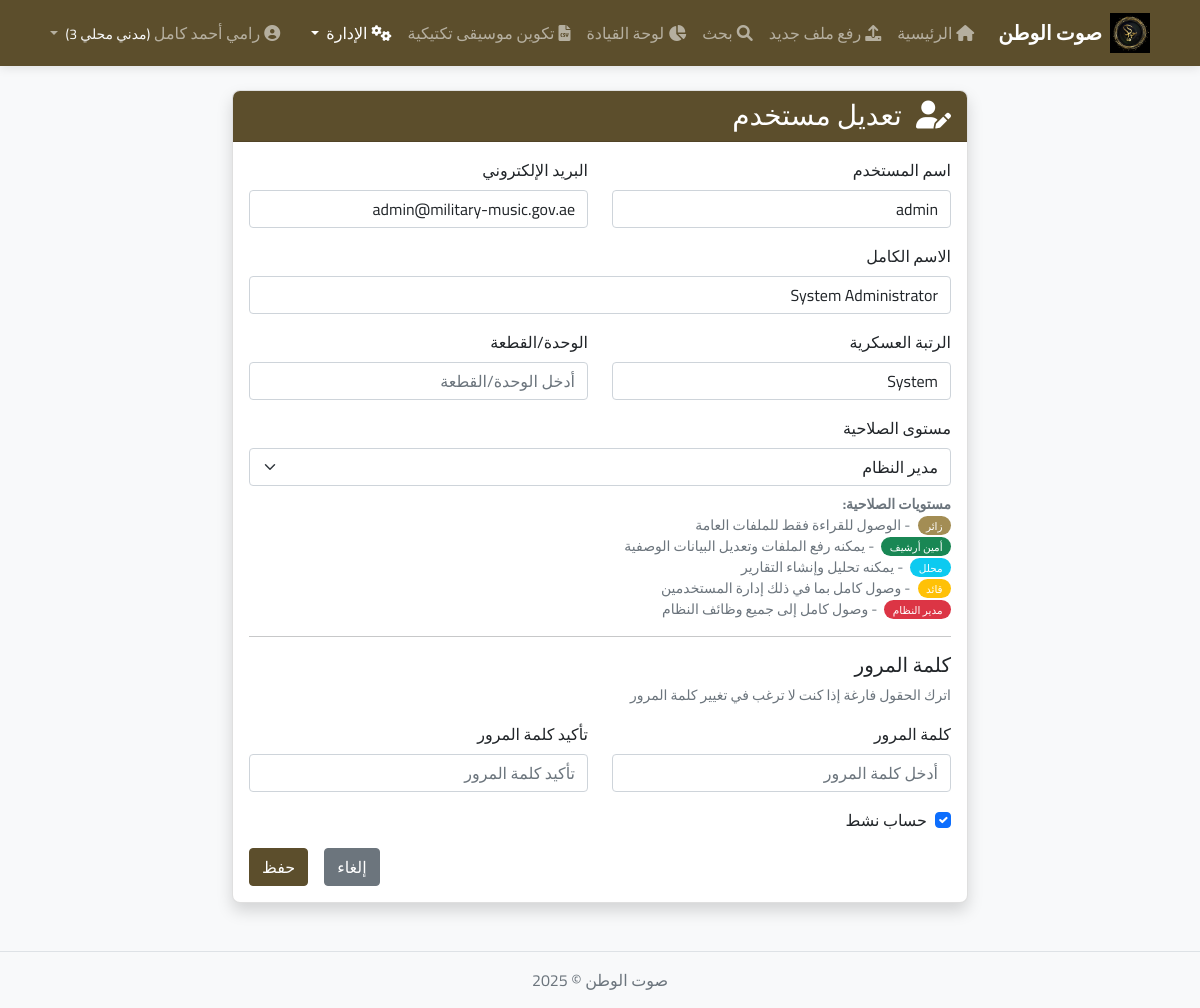
The app's page /admin/users/edit/1 (signed in) with its own data.
### database.py (models this page shows, shortened)
class User(Base, UserMixin):
    __tablename__ = 'users'
    id = Column(Integer, primary_key=True)
    username = Column(String(50), unique=True, nullable=False, index=True)
    email = Column(String(100), unique=True, nullable=False)
    password_hash = Column(String(255), nullable=False)
    full_name = Column(String(100), nullable=False)
    rank = Column(String(50))
    unit = Column(String(100))
    access_level = Column(Enum(AccessLevel), default=AccessLevel.VISITOR)
    is_active = Column(Boolean, default=True)
    created_at = Column(DateTime, default=datetime.utcnow)
    last_login = Column(DateTime)
    uploaded_files = relationship("MusicFile", back_populates="uploader")

### app.py (the view)
@app.route('/admin/users/edit/<int:user_id>', methods=['GET', 'POST'])
@login_required
def edit_user_admin(user_id):
    if current_user.access_level.value < AccessLevel.COMMANDER.value:
        flash('ليس لديك صلاحية للوصول إلى إدارة المستخدمين', 'danger')
        return redirect(url_for('index'))
    session = Session()
    user = session.query(User).filter(User.id == user_id).first()
    if not user:
        session.close()
        flash('المستخدم غير موجود', 'danger')
        return redirect(url_for('admin_users'))
    if user.access_level.value > current_user.access_level.value and current_user.access_level != AccessLevel.ADMIN:
        session.close()
        flash('لا يمكنك تعديل حساب مستخدم ذو صلاحيات أعلى', 'danger')
        return redirect(url_for('admin_users'))
    form = AdminUserForm(obj=user)
    form.user_id = user_id  # Pass the user ID to form validators
    if request.method == 'GET':
        form.access_level.data = user.access_level.value
        form.is_active.data = user.is_active
    if form.validate_on_submit():
        try:
            access_level = AccessLevel(form.access_level.data) if isinstance(form.access_level.data, int) else user.access_level
            user.username = form.username.data
            user.email = form.email.data
            user.full_name = form.full_name.data
            user.rank = form.rank.data
            user.unit = form.unit.data
            user.access_level = access_level
            user.is_active = form.is_active.data
            if form.password.data:
                user.set_password(form.password.data)
            session.commit()
            flash('تم تحديث بيانات المستخدم بنجاح', 'success')
            return redirect(url_for('admin_users'))
        except Exception as e:
            session.rollback()
            flash(f'حدث خطأ: {str(e)}', 'danger')
        finally:
            session.close()
    else:
        session.close()
    return render_template('admin_user_form.html', form=form, user=user)

### forms.py (shortened to what this page needs)
class AdminUserForm(FlaskForm):
    username = StringField('اسم المستخدم', validators=[DataRequired(), Length(min=4, max=25)])
    email = StringField('البريد الإلكتروني', validators=[DataRequired(), Email()])
    full_name = StringField('الاسم الكامل', validators=[DataRequired()])
    rank = StringField('الرتبة العسكرية')
    unit = StringField('الوحدة/القطعة')
    password = PasswordField('كلمة المرور', validators=[Length(min=8)])
    password2 = PasswordField('تأكيد كلمة المرور', validators=[EqualTo('password')])
    access_level = SelectField('مستوى الصلاحية', coerce=int)
    is_active = BooleanField('حساب نشط', default=True)
    submit = SubmitField('حفظ')
    def __init__(self, *args, **kwargs):
        super(AdminUserForm, self).__init__(*args, **kwargs)
        self.access_level.choices = [
            (AccessLevel.VISITOR.value, 'زائر'),
            (AccessLevel.ARCHIVIST.value, 'أمين أرشيف'),
            (AccessLevel.ANALYST.value, 'محلل'),
            (AccessLevel.COMMANDER.value, 'قائد'),
            (AccessLevel.ADMIN.value, 'مدير النظام')
        ]

### app.py (called while the page is built)
@login_manager.user_loader
def load_user(user_id):
    return get_user_by_id(int(user_id))

@app.context_processor
def inject_now():
    return {'now': datetime.utcnow()}

### database.py (called while the page is built)
def get_user_by_id(user_id):
    session = Session()
    try:
        user = session.query(User).filter(User.id == user_id).first()
        return user
    finally:
        session.close()

### templates/admin_user_form.html (shortened to what this page needs)
{% extends "base.html" %}
{% block content %}
<div class="row justify-content-center">
    <div class="col-md-8">
        <div class="card shadow">
            <div class="card-header bg-primary text-white">
                <h3 class="mb-0">
                    <i class="fas {% if not user %}fa-user-plus{% else %}fa-user-edit{% endif %} me-2"></i>
                    {{ 'إضافة مستخدم جديد' if not user else 'تعديل مستخدم' }}
                </h3>
            </div>
            <div class="card-body">
                <form method="POST">
                    <div class="row mb-3">
                        <div class="col-md-6">
                            <label for="username" class="form-label">اسم المستخدم</label>
                            {{ form.username(class="form-control", placeholder="أدخل اسم المستخدم") }}
                        </div>
                        <div class="col-md-6">
                            <label for="email" class="form-label">البريد الإلكتروني</label>
                            {{ form.email(class="form-control", placeholder="أدخل البريد الإلكتروني") }}
                        </div>
                    </div>
                    <div class="mb-3">
                        <label for="full_name" class="form-label">الاسم الكامل</label>
                        {{ form.full_name(class="form-control", placeholder="أدخل الاسم الكامل") }}
                    </div>
                    <div class="row mb-3">
                        <div class="col-md-6">
                            <label for="rank" class="form-label">الرتبة العسكرية</label>
                            {{ form.rank(class="form-control", placeholder="أدخل الرتبة العسكرية") }}
                        </div>
                        <div class="col-md-6">
                            <label for="unit" class="form-label">الوحدة/القطعة</label>
                            {{ form.unit(class="form-control", placeholder="أدخل الوحدة/القطعة") }}
                        </div>
                    </div>
                    <div class="mb-3">
                        <label for="access_level" class="form-label">مستوى الصلاحية</label>
                        {{ form.access_level(class="form-select") }}
                        <div class="form-text text-muted mt-2">
                            <strong>مستويات الصلاحية:</strong><br>
                            <span class="badge bg-secondary me-1">زائر</span> - الوصول للقراءة فقط للملفات العامة<br>
                            <span class="badge bg-success me-1">أمين أرشيف</span> - يمكنه رفع الملفات وتعديل البيانات الوصفية<br>
                            <span class="badge bg-info me-1">محلل</span> - يمكنه تحليل وإنشاء التقارير<br>
                            <span class="badge bg-warning me-1">قائد</span> - وصول كامل بما في ذلك إدارة المستخدمين<br>
                            <span class="badge bg-danger me-1">مدير النظام</span> - وصول كامل إلى جميع وظائف النظام
                        </div>
                    </div>
                    <hr>
                    <h5>كلمة المرور</h5>
                    {% if user %}
                    <p class="text-muted small">اترك الحقول فارغة إذا كنت لا ترغب في تغيير كلمة المرور</p>
                    {% endif %}
                    <div class="row mb-3">
                        <div class="col-md-6">
                            <label for="password" class="form-label">كلمة المرور</label>
                            {{ form.password(class="form-control", placeholder="أدخل كلمة المرور") }}
                        </div>
                        <div class="col-md-6">
                            <label for="password2" class="form-label">تأكيد كلمة المرور</label>
                            {{ form.password2(class="form-control", placeholder="تأكيد كلمة المرور") }}
                        </div>
                    </div>
                    <div class="mb-3 form-check">
                        {{ form.is_active(class="form-check-input") }}
                        <label class="form-check-label" for="is_active">حساب نشط</label>
                    </div>
                    <div class="d-grid gap-2 d-md-flex justify-content-md-end">
                        <a href="{{ url_for('admin_users') }}" class="btn btn-secondary me-md-2">إلغاء</a>
                        {{ form.submit(class="btn btn-primary") }}
                    </div>
                </form>
            </div>
        </div>
    </div>
</div>
{% endblock %}

### templates/base.html (shortened to what this page needs)
<!DOCTYPE html>
<html lang="ar" dir="rtl">
<head>
    <link rel="stylesheet" href="https://cdn.jsdelivr.net/npm/bootstrap@5.0.2/dist/css/bootstrap.rtl.min.css">
    <link rel="stylesheet" href="https://cdnjs.cloudflare.com/ajax/libs/font-awesome/6.0.0-beta3/css/all.min.css">
    <link rel="stylesheet" href="{{ url_for('static', filename='css/style.css') }}">
</head>
<body>
    <nav class="navbar navbar-expand-lg navbar-dark bg-primary">
        <div class="container">
            <a class="navbar-brand d-flex align-items-center" href="{{ url_for('index') }}">
                <img src="{{ url_for('static', filename='images/Logo.jpg') }}" alt="شعار النظام" class="app-logo me-2">
                <span>صوت الوطن</span>
            </a>
            <div class="collapse navbar-collapse" id="navbarNav">
                <ul class="navbar-nav me-auto mb-2 mb-lg-0">
                    <li class="nav-item">
                        <a class="nav-link {% if request.path == url_for('index') %}active{% endif %}" href="{{ url_for('index') }}">
                            <i class="fas fa-home me-1"></i>الرئيسية
                        </a>
                    </li>
                    {% if current_user.is_authenticated and current_user.access_level.value >= 10 %}
                    <li class="nav-item">
                        <a class="nav-link {% if request.path == url_for('upload_file') %}active{% endif %}" href="{{ url_for('upload_file') }}">
                            <i class="fas fa-upload me-1"></i>رفع ملف جديد
                        </a>
                    </li>
                    {% endif %}
                    <li class="nav-item">
                        <a class="nav-link {% if request.path == url_for('search') %}active{% endif %}" href="{{ url_for('search') }}">
                            <i class="fas fa-search me-1"></i>بحث
                        </a>
                    </li>
                    {% if current_user.is_authenticated and current_user.access_level.value >= 20 %}
                    <li class="nav-item">
                        <a class="nav-link {% if request.path.startswith(url_for('dashboard_blueprint.index_dashboard')) %}active{% endif %}" href="{{ url_for('dashboard_blueprint.index_dashboard') }}">
                            <i class="fas fa-chart-pie me-1"></i>لوحة القيادة
                        </a>
                    </li>
                    {% endif %}
                    {% if current_user.is_authenticated and current_user.access_level.value >= 10 %}
                    <li class="nav-item">
                        <a class="nav-link {% if '/tactical-music/' in request.path %}active{% endif %}" href="{{ url_for('upload_track') }}">
                            <i class="fas fa-file-csv me-1"></i>تكوين موسيقى تكتيكية
                        </a>
                    </li>
                    {% endif %}
                    {% if current_user.is_authenticated and current_user.access_level.value >= 30 %}
                    <li class="nav-item dropdown">
                        <a class="nav-link dropdown-toggle {% if '/admin/' in request.path %}active{% endif %}" href="#" id="adminDropdown" role="button" data-bs-toggle="dropdown" aria-expanded="false">
                            <i class="fas fa-cogs me-1"></i>الإدارة
                        </a>
                    </li>
                    {% endif %}
                </ul>
                <ul class="navbar-nav">
                    {% if current_user.is_authenticated %}
                    <li class="nav-item dropdown">
                        <a class="nav-link dropdown-toggle" href="#" id="userDropdown" role="button" data-bs-toggle="dropdown" aria-expanded="false">
                            <i class="fas fa-user-circle me-1"></i>{{ current_user.full_name }}
                            {% if current_user.rank %}
                            <small class="text-light">({{ current_user.rank }})</small>
                            {% endif %}
                        </a>
                    </li>
                    {% endif %}
                </ul>
            </div>
        </div>
    </nav>
    <div class="container mt-4">
        {% block content %}{% endblock %}
    </div>
    <footer class="footer mt-5 py-3 bg-light">
        <div class="container text-center">
            <span class="text-muted">صوت الوطن &copy; {{ now.year }}</span>
        </div>
    </footer>
</body>
</html>

### static/css/style.css (style rules this page uses)
body { font-family: 'Cairo', sans-serif; background-color: #f8f9fa; }
.card { transition: all 0.3s ease; border-radius: 8px; overflow: hidden; }
.navbar { box-shadow: 0 2px 10px rgba(0,0,0,0.1); }
.navbar-brand { font-weight: 700; }
.footer { margin-top: 3rem; padding: 1.5rem 0; border-top: 1px solid #dee2e6; }
.badge { font-weight: 500; padding: 0.4em 0.8em; border-radius: 50rem; }
:root { --primary: #5c4e2c; --primary-dark: #191918; --primary-light: #a38d54; --primary-hover: #e3d195; --secondary: #a38d54; --secondary-dark: #5c4e2c; --secondary-light: #e3d195; --success: #28a745; --danger: #dc3545; --warning: #ffc107; --info: #17a2b8; --light: #f8f9fa; --dark: #000001; }
.bg-primary { background-color: var(--primary) !important; }
.bg-secondary { background-color: var(--secondary) !important; }
.btn-primary { background-color: var(--primary); border-color: var(--primary); }
.app-logo { max-height: 40px; margin-right: 0.5rem; }

### records on screen
User: full_name "رامي أحمد كامل", rank "مدني محلي 3"
User: username "admin", email "admin@military-music.gov.ae", full_name "System Administrator", rank "System", access_level "مدير النظام", is_active "☑"

### other values on screen
{{ 'إضافة مستخدم جديد' if not user else 'تعديل مستخدم' }} "تعديل مستخدم"
